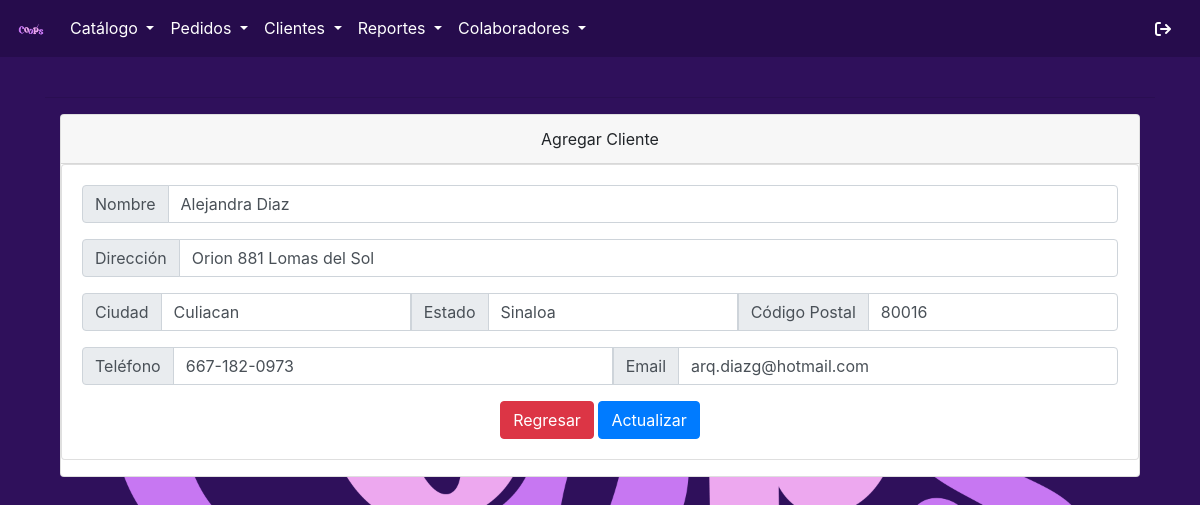
Page /modificarCliente.php?id_cliente=1 on the committed database.
### tables this page shows
CREATE TABLE `cliente` (
  `id_cliente` int(11) NOT NULL,
  `nombre` text NOT NULL,
  `direccion` text NOT NULL,
  `estado` text NOT NULL,
  `ciudad` text NOT NULL,
  `telefono` text NOT NULL,
  `email` text NOT NULL,
  `cp` text NOT NULL
);

### modificarCliente.php (the view, shortened to what this page needs)
<!DOCTYPE html>
<html lang="en">
<head>
    <link rel="stylesheet" href="css/bootstrap.css">
    <link rel="stylesheet" href="css/all.css">
</head>
<body style="background-color: #2f105b; background-image: url('coopslogo.png'); background-size: cover; background-position: center; margin: 0; height: 100vh;">
    <?php include 'menu.php';?>
    <?php
    include 'conexion.php';
    $id_cliente = $_GET["id_cliente"];
    $sql = "SELECT * FROM cliente WHERE id_cliente=" . $id_cliente;
    $resultado = $conexion->query($sql);
    $registro = $resultado->fetch_assoc();
    ?>
    <br>
    <div class="container text-center">
        <div class="row">
            <div class="col-12">
                <hr>
                <div class="container">
                <form action="actualizarCliente.php" method="post" enctype="multipart/form-data">
                <div class="card mb-3">
                    <div class="card-header">
                        Agregar Cliente
                    </div>
                    <div class="card mb-3" style="">
                        <div class="row no-gutters">
                            <div class="card-body">
                            <div class="input-group mb-3">
                                <div class="input-group-prepend">
                                    <span class="input-group-text" id="basic-addon1">Nombre</span>
                                </div>
                                <input type="text" value="<?php echo $registro["nombre"]?>" name="nombre" class="form-control" placeholder="Ingresa el nombre" required>
                            </div>
                            <div class="input-group mb-3">
                                <div class="input-group-prepend">
                                    <span class="input-group-text" id="basic-addon1">Dirección</span>
                                </div>
                                <input type="text" value="<?php echo $registro["direccion"]?>" name="direccion" class="form-control" placeholder="Ingresa la dirección" required>
                            </div>
                            <div class="input-group mb-3">
                                <div class="input-group-prepend">
                                    <span class="input-group-text" id="basic-addon1">Ciudad</span>
                                </div>
                                <input type="text" value="<?php echo $registro["ciudad"]?>" name="ciudad" class="form-control" placeholder="Ingresa la ciudad" required>
                                <div class="input-group-prepend">
                                    <span class="input-group-text" id="basic-addon1">Estado</span>
                                </div>
                                <input type="text" value="<?php echo $registro["estado"]?>" name="estado" class="form-control" placeholder="Ingresa el estado" required>
                                <div class="input-group-prepend">
                                    <span class="input-group-text" id="basic-addon1">Código Postal</span>
                                </div>
                                <input type="text" value="<?php echo $registro["cp"]?>" name="cp" class="form-control" placeholder="Ingresa código postal" required>
                            </div>
                            <div class="input-group mb-3">
                                <div class="input-group-prepend">
                                    <span class="input-group-text" id="basic-addon1">Teléfono</span>
                                </div>
                                <input type="tel" value="<?php echo $registro["telefono"]?>" name="telefono" class="form-control" pattern="[0-9]{3}-[0-9]{3}-[0-9]{4}" placeholder="Ex: 012-345-6789" required>
                                <div class="input-group-prepend">
                                    <span class="input-group-text" id="basic-addon1">Email</span>
                                </div>
                                <input type="email" value="<?php echo $registro["email"]?>" name="email" class="form-control" placeholder="Ingresa el email" required>
                            </div>
                        <a href="inicio.php" class="btn btn-danger">Regresar</a>
                        <input type="submit" class="btn btn-primary" value="Actualizar">
                    </div>
                </div>
                </div>
            </div>
                </form></div>
            </div>
        </div>
    </div>
</body>
</html>

### rows in the picture
cliente: nombre "Alejandra Diaz", direccion "Orion 881 Lomas del Sol", ciudad "Culiacan", estado "Sinaloa", cp "80016", telefono "667-182-0973", email "arq.diazg@hotmail.com"
